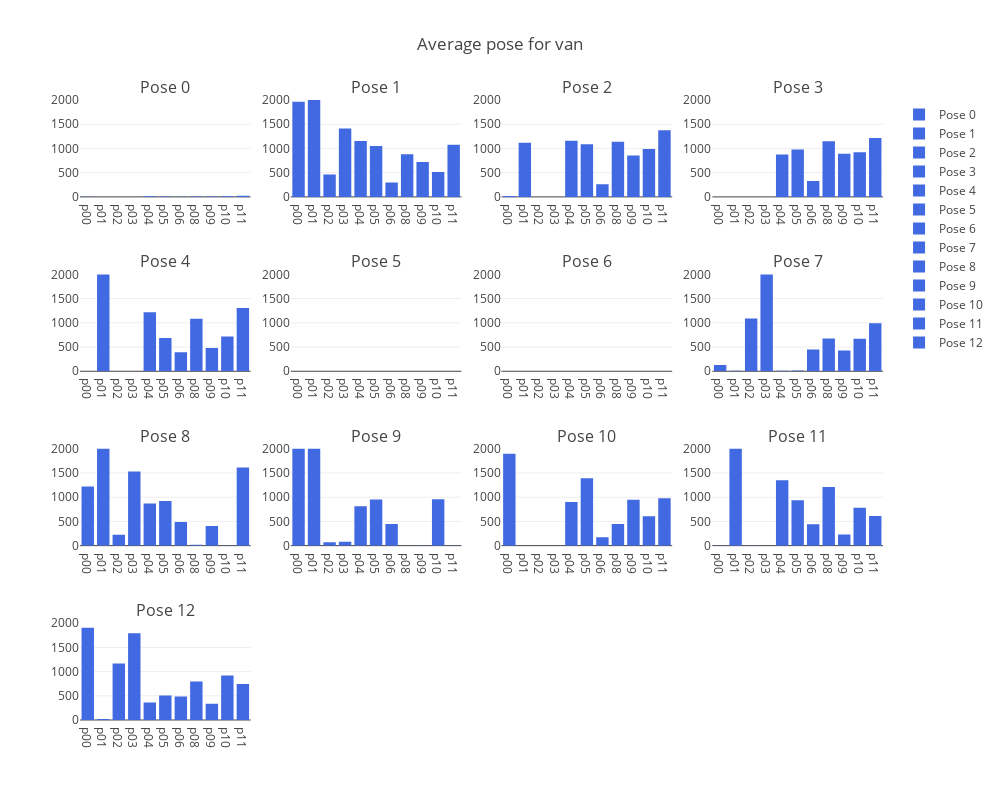

Notebook code cell kept with this figure:
### Code cell
plot_mean_poses('van')

### Figure 1 — Plotly figure (JSON) as saved in the notebook; plotly's stock layout.template omitted (floating-point values rounded to 4 significant figures)
{"data": [{"marker": {"color": "royalblue"}, "name": "Pose 0", "type": "bar", "x": ["p00", "p01", "p02", "p03", "p04", "p05", "p06", "p08", "p09", "p10", "p11"], "xaxis": "x", "y": [0.05941, 0, 0, 0, 10.42, 10.04, 4.193, 7.26, 9.239, 14.87, 21.78], "yaxis": "y"}, {"marker": {"color": "royalblue"}, "name": "Pose 1", "type": "bar", "x": ["p00", "p01", "p02", "p03", "p04", "p05", "p06", "p08", "p09", "p10", "p11"], "xaxis": "x2", "y": [1965.0, 2323.0, 464.1, 1412.0, 1156.0, 1049.0, 295.5, 882.4, 722.4, 515.6, 1077.0], "yaxis": "y2"}, {"marker": {"color": "royalblue"}, "name": "Pose 2", "type": "bar", "x": ["p00", "p01", "p02", "p03", "p04", "p05", "p06", "p08", "p09", "p10", "p11"], "xaxis": "x3", "y": [16.99, 1117.0, 0, 0, 1161.0, 1085.0, 260.6, 1137.0, 855.5, 985.9, 1375.0], "yaxis": "y3"}, {"marker": {"color": "royalblue"}, "name": "Pose 3", "type": "bar", "x": ["p00", "p01", "p02", "p03", "p04", "p05", "p06", "p08", "p09", "p10", "p11"], "xaxis": "x4", "y": [0, 0, 0, 0, 872.7, 978.1, 325.5, 1149.0, 890.2, 922.5, 1216.0], "yaxis": "y4"}, {"marker": {"color": "royalblue"}, "name": "Pose 4", "type": "bar", "x": ["p00", "p01", "p02", "p03", "p04", "p05", "p06", "p08", "p09", "p10", "p11"], "xaxis": "x5", "y": [0, 2594.0, 0, 0, 1219.0, 684.3, 390.4, 1083.0, 478.4, 718.0, 1305.0], "yaxis": "y5"}, {"marker": {"color": "royalblue"}, "name": "Pose 5", "type": "bar", "x": ["p00", "p01", "p02", "p03", "p04", "p05", "p06", "p08", "p09", "p10", "p11"], "xaxis": "x6", "y": [null, null, null, null, null, null, null, null, null, null, null], "yaxis": "y6"}, {"marker": {"color": "royalblue"}, "name": "Pose 6", "type": "bar", "x": ["p00", "p01", "p02", "p03", "p04", "p05", "p06", "p08", "p09", "p10", "p11"], "xaxis": "x7", "y": [null, null, null, null, null, null, null, null, null, null, null], "yaxis": "y7"}, {"marker": {"color": "royalblue"}, "name": "Pose 7", "type": "bar", "x": ["p00", "p01", "p02", "p03", "p04", "p05", "p06", "p08", "p09", "p10", "p11"], "xaxis": "x8", "y": [128.7, 9.388, 1088.0, 2245.0, 11.0, 14.82, 450.9, 675.7, 429.0, 669.7, 992.4], "yaxis": "y8"}, {"marker": {"color": "royalblue"}, "name": "Pose 8", "type": "bar", "x": ["p00", "p01", "p02", "p03", "p04", "p05", "p06", "p08", "p09", "p10", "p11"], "xaxis": "x9", "y": [1220.0, 2673.0, 226.2, 1529.0, 872.0, 921.1, 489.0, 17.94, 403.0, 2.75, 1612.0], "yaxis": "y9"}, {"marker": {"color": "royalblue"}, "name": "Pose 9", "type": "bar", "x": ["p00", "p01", "p02", "p03", "p04", "p05", "p06", "p08", "p09", "p10", "p11"], "xaxis": "x10", "y": [2404.0, 2166.0, 70.17, 81.4, 813.9, 954.5, 445.0, 0, 1.236, 956.8, 2.688], "yaxis": "y10"}, {"marker": {"color": "royalblue"}, "name": "Pose 10", "type": "bar", "x": ["p00", "p01", "p02", "p03", "p04", "p05", "p06", "p08", "p09", "p10", "p11"], "xaxis": "x11", "y": [1899.0, 0, 0, 0, 901.8, 1390.0, 173.8, 445.1, 948.8, 604.0, 978.4], "yaxis": "y11"}, {"marker": {"color": "royalblue"}, "name": "Pose 11", "type": "bar", "x": ["p00", "p01", "p02", "p03", "p04", "p05", "p06", "p08", "p09", "p10", "p11"], "xaxis": "x12", "y": [0.02083, 2742.0, 0.1811, 0, 1348.0, 936.8, 441.9, 1211.0, 227.3, 782.0, 612.1], "yaxis": "y12"}, {"marker": {"color": "royalblue"}, "name": "Pose 12", "type": "bar", "x": ["p00", "p01", "p02", "p03", "p04", "p05", "p06", "p08", "p09", "p10", "p11"], "xaxis": "x13", "y": [1903.0, 19.43, 1165.0, 1791.0, 359.5, 503.6, 483.5, 797.3, 335.0, 917.5, 742.1], "yaxis": "y13"}], "layout": {"annotations": [{"font": {"size": 16}, "showarrow": false, "text": "Pose 0", "x": 0.1062, "xanchor": "center", "xref": "paper", "y": 1, "yanchor": "bottom", "yref": "paper"}, {"font": {"size": 16}, "showarrow": false, "text": "Pose 1", "x": 0.3688, "xanchor": "center", "xref": "paper", "y": 1, "yanchor": "bottom", "yref": "paper"}, {"font": {"size": 16}, "showarrow": false, "text": "Pose 2", "x": 0.6313, "xanchor": "center", "xref": "paper", "y": 1, "yanchor": "bottom", "yref": "paper"}, {"font": {"size": 16}, "showarrow": false, "text": "Pose 3", "x": 0.8938, "xanchor": "center", "xref": "paper", "y": 1, "yanchor": "bottom", "yref": "paper"}, {"font": {"size": 16}, "showarrow": false, "text": "Pose 4", "x": 0.1062, "xanchor": "center", "xref": "paper", "y": 0.7188, "yanchor": "bottom", "yref": "paper"}, {"font": {"size": 16}, "showarrow": false, "text": "Pose 5", "x": 0.3688, "xanchor": "center", "xref": "paper", "y": 0.7188, "yanchor": "bottom", "yref": "paper"}, {"font": {"size": 16}, "showarrow": false, "text": "Pose 6", "x": 0.6313, "xanchor": "center", "xref": "paper", "y": 0.7188, "yanchor": "bottom", "yref": "paper"}, {"font": {"size": 16}, "showarrow": false, "text": "Pose 7", "x": 0.8938, "xanchor": "center", "xref": "paper", "y": 0.7188, "yanchor": "bottom", "yref": "paper"}, {"font": {"size": 16}, "showarrow": false, "text": "Pose 8", "x": 0.1062, "xanchor": "center", "xref": "paper", "y": 0.4375, "yanchor": "bottom", "yref": "paper"}, {"font": {"size": 16}, "showarrow": false, "text": "Pose 9", "x": 0.3688, "xanchor": "center", "xref": "paper", "y": 0.4375, "yanchor": "bottom", "yref": "paper"}, {"font": {"size": 16}, "showarrow": false, "text": "Pose 10", "x": 0.6313, "xanchor": "center", "xref": "paper", "y": 0.4375, "yanchor": "bottom", "yref": "paper"}, {"font": {"size": 16}, "showarrow": false, "text": "Pose 11", "x": 0.8938, "xanchor": "center", "xref": "paper", "y": 0.4375, "yanchor": "bottom", "yref": "paper"}, {"font": {"size": 16}, "showarrow": false, "text": "Pose 12", "x": 0.1062, "xanchor": "center", "xref": "paper", "y": 0.1562, "yanchor": "bottom", "yref": "paper"}], "height": 800, "title": {"text": "Average pose for van"}, "width": 1000, "xaxis": {"anchor": "y", "domain": [0, 0.2125]}, "xaxis10": {"anchor": "y10", "domain": [0.2625, 0.475]}, "xaxis11": {"anchor": "y11", "domain": [0.525, 0.7375]}, "xaxis12": {"anchor": "y12", "domain": [0.7875, 1]}, "xaxis13": {"anchor": "y13", "domain": [0, 0.2125]}, "xaxis14": {"anchor": "y14", "domain": [0.2625, 0.475]}, "xaxis15": {"anchor": "y15", "domain": [0.525, 0.7375]}, "xaxis16": {"anchor": "y16", "domain": [0.7875, 1]}, "xaxis2": {"anchor": "y2", "domain": [0.2625, 0.475]}, "xaxis3": {"anchor": "y3", "domain": [0.525, 0.7375]}, "xaxis4": {"anchor": "y4", "domain": [0.7875, 1]}, "xaxis5": {"anchor": "y5", "domain": [0, 0.2125]}, "xaxis6": {"anchor": "y6", "domain": [0.2625, 0.475]}, "xaxis7": {"anchor": "y7", "domain": [0.525, 0.7375]}, "xaxis8": {"anchor": "y8", "domain": [0.7875, 1]}, "xaxis9": {"anchor": "y9", "domain": [0, 0.2125]}, "yaxis": {"anchor": "x", "domain": [0.8438, 1], "range": [0, 2000]}, "yaxis10": {"anchor": "x10", "domain": [0.2812, 0.4375], "range": [0, 2000]}, "yaxis11": {"anchor": "x11", "domain": [0.2812, 0.4375], "range": [0, 2000]}, "yaxis12": {"anchor": "x12", "domain": [0.2812, 0.4375], "range": [0, 2000]}, "yaxis13": {"anchor": "x13", "domain": [0, 0.1562], "range": [0, 2000]}, "yaxis14": {"anchor": "x14", "domain": [0, 0.1562]}, "yaxis15": {"anchor": "x15", "domain": [0, 0.1562]}, "yaxis16": {"anchor": "x16", "domain": [0, 0.1562]}, "yaxis2": {"anchor": "x2", "domain": [0.8438, 1], "range": [0, 2000]}, "yaxis3": {"anchor": "x3", "domain": [0.8438, 1], "range": [0, 2000]}, "yaxis4": {"anchor": "x4", "domain": [0.8438, 1], "range": [0, 2000]}, "yaxis5": {"anchor": "x5", "domain": [0.5625, 0.7188], "range": [0, 2000]}, "yaxis6": {"anchor": "x6", "domain": [0.5625, 0.7188], "range": [0, 2000]}, "yaxis7": {"anchor": "x7", "domain": [0.5625, 0.7188], "range": [0, 2000]}, "yaxis8": {"anchor": "x8", "domain": [0.5625, 0.7188], "range": [0, 2000]}, "yaxis9": {"anchor": "x9", "domain": [0.2812, 0.4375], "range": [0, 2000]}}}
